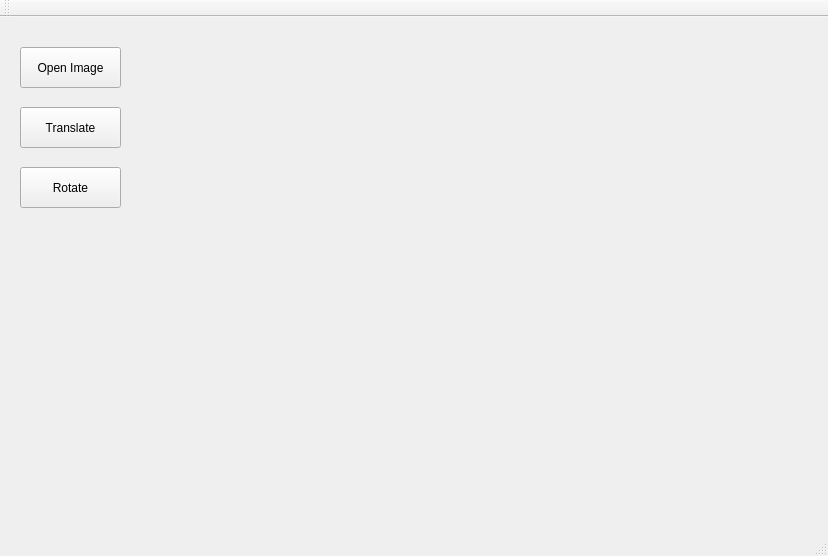
<?xml version="1.0" encoding="UTF-8"?>
<ui version="4.0">
 <class>MainWindow</class>
 <widget class="QMainWindow" name="MainWindow">
  <property name="geometry">
   <rect>
    <x>0</x>
    <y>0</y>
    <width>828</width>
    <height>556</height>
   </rect>
  </property>
  <property name="windowTitle">
   <string>MainWindow</string>
  </property>
  <widget class="QWidget" name="centralWidget">
   <widget class="QPushButton" name="OpenImageButton">
    <property name="geometry">
     <rect>
      <x>20</x>
      <y>30</y>
      <width>101</width>
      <height>41</height>
     </rect>
    </property>
    <property name="text">
     <string>Open Image</string>
    </property>
   </widget>
   <widget class="QPushButton" name="processButton1">
    <property name="geometry">
     <rect>
      <x>20</x>
      <y>90</y>
      <width>101</width>
      <height>41</height>
     </rect>
    </property>
    <property name="text">
     <string>Translate</string>
    </property>
   </widget>
   <widget class="QLabel" name="DisplayLabel">
    <property name="geometry">
     <rect>
      <x>190</x>
      <y>20</y>
      <width>611</width>
      <height>461</height>
     </rect>
    </property>
    <property name="text">
     <string/>
    </property>
   </widget>
   <widget class="QPushButton" name="processButton2">
    <property name="geometry">
     <rect>
      <x>20</x>
      <y>150</y>
      <width>101</width>
      <height>41</height>
     </rect>
    </property>
    <property name="text">
     <string>Rotate</string>
    </property>
   </widget>
  </widget>
  <widget class="QMenuBar" name="menuBar">
   <property name="geometry">
    <rect>
     <x>0</x>
     <y>0</y>
     <width>828</width>
     <height>23</height>
    </rect>
   </property>
  </widget>
  <widget class="QToolBar" name="mainToolBar">
   <attribute name="toolBarArea">
    <enum>TopToolBarArea</enum>
   </attribute>
   <attribute name="toolBarBreak">
    <bool>false</bool>
   </attribute>
  </widget>
  <widget class="QStatusBar" name="statusBar"/>
 </widget>
 <layoutdefault spacing="6" margin="11"/>
 <resources/>
 <connections/>
</ui>
